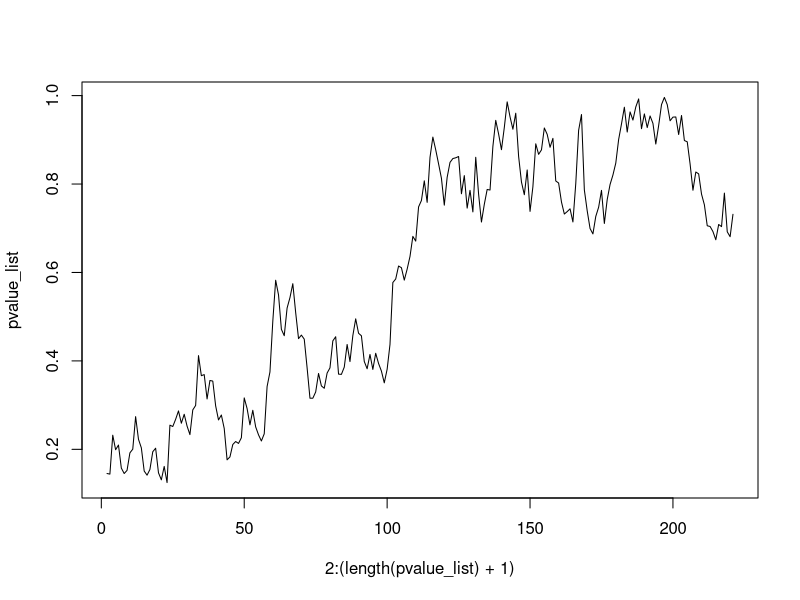
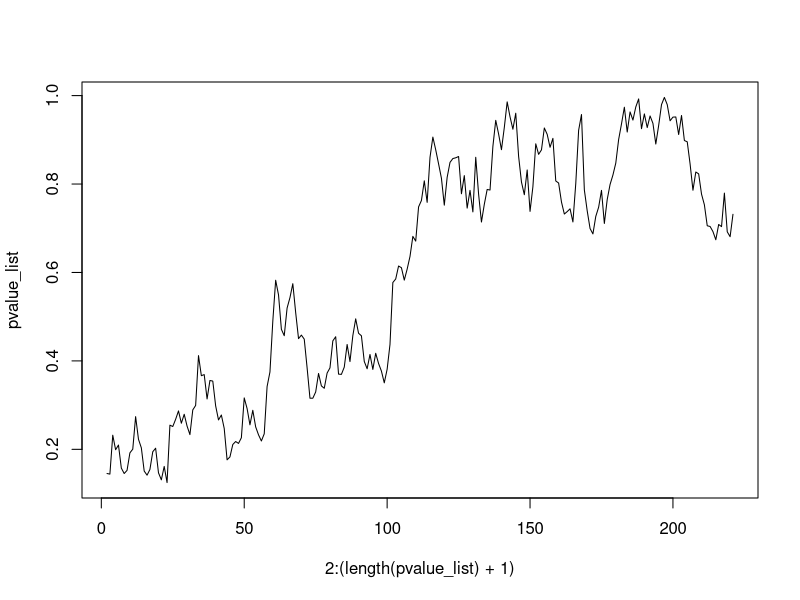
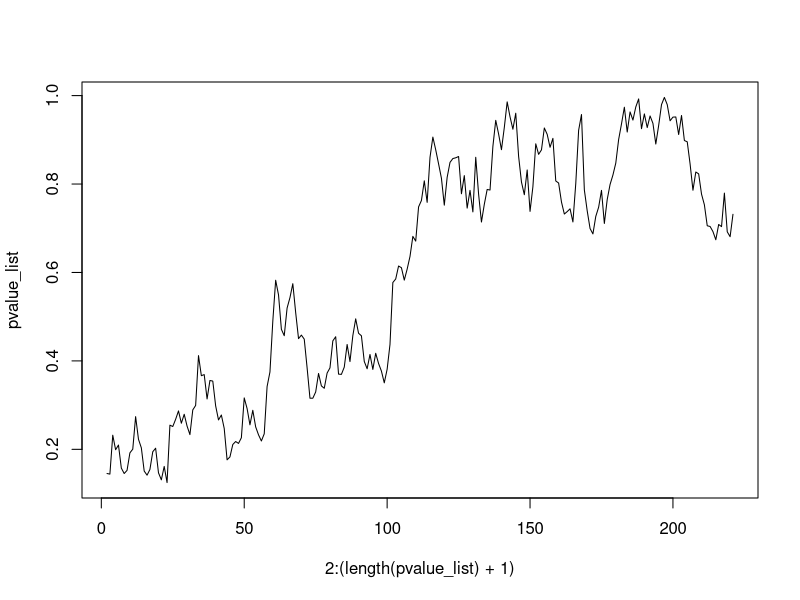
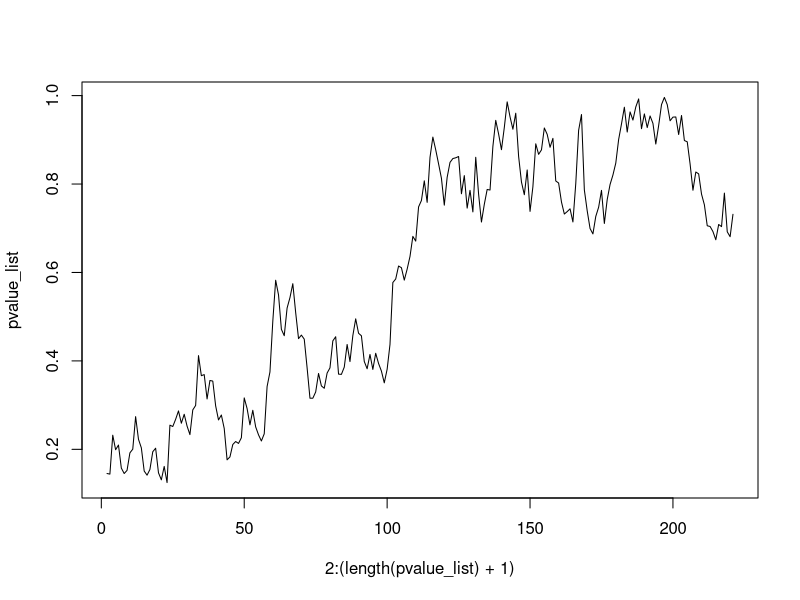
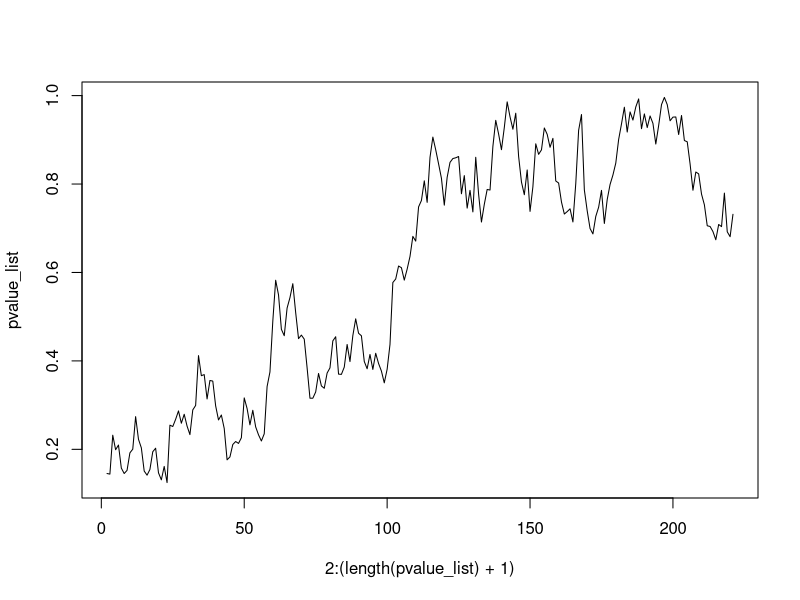
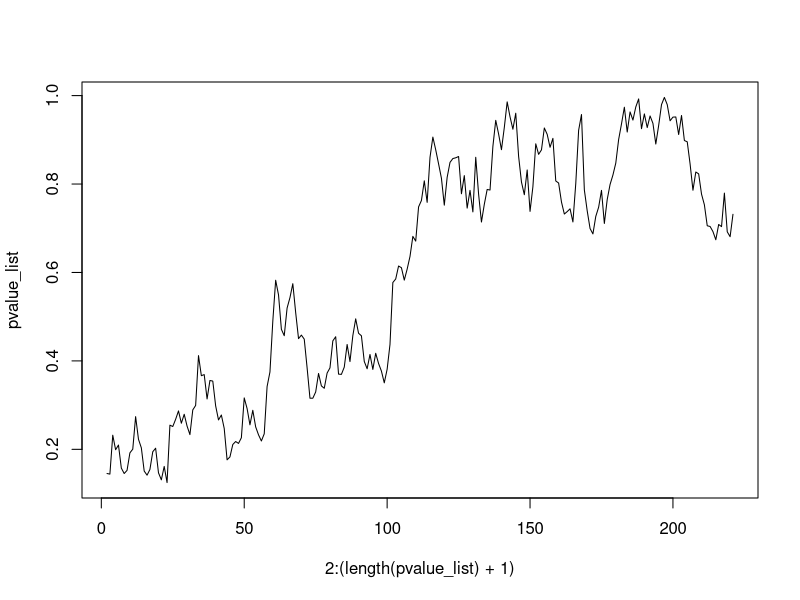
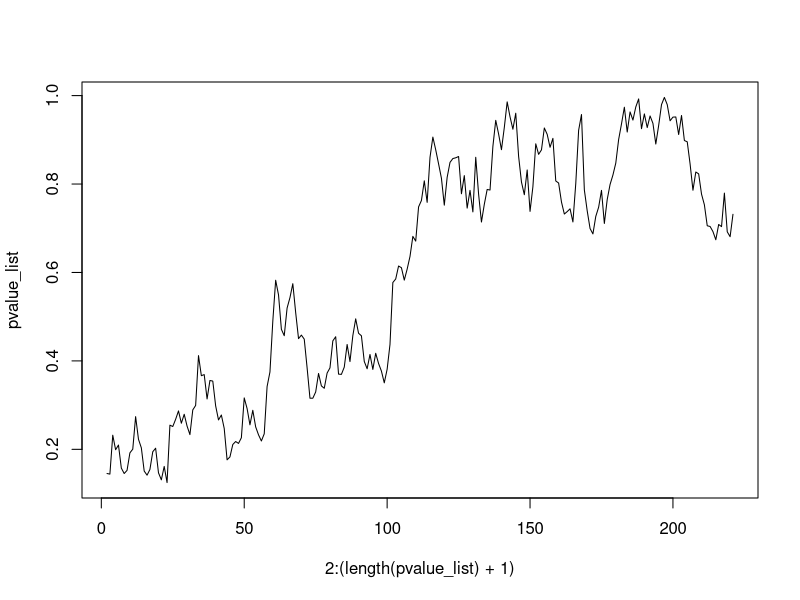
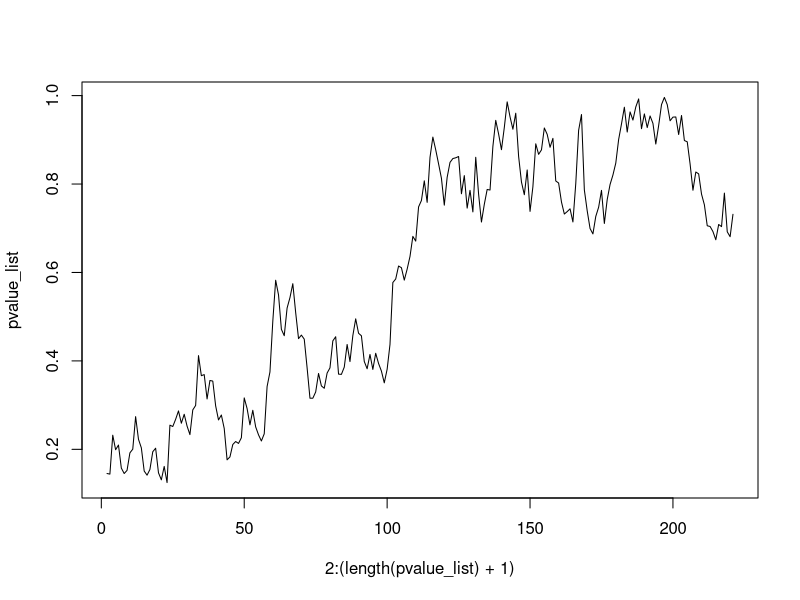

Recreate these plots in R, in order. (Note: a time limit stopped this script after it produced the figures.)

timestep <- 0
while (timestep != 10000){ 
  # first plot code
  # questionable practice
  # vector to store the p values
  pvalue_list <- c()
  
  # set seed
  set.seed(1)
  max_sample <- 300 #maximum size of sample per population
  min_sample <- 80  #starting sample must be practical so lets say we pull 80 people per population
  # vector with the heights
  height_nl <- rnorm(min_sample, 177, 10) #the std for nl/mne is 9.7cm rounded up to 10cm
  height_mne <- rnorm(min_sample, 177, 10) #the mean for nl is 177.1cm and for mne is 176.6 so rounded for both is 177cm
    
    # loop infinitely
    repeat {
      # add a new test result every loop
      height_nl <- append(height_nl, rnorm(1, 177, 10))
      height_mne <- append(height_mne, rnorm(1, 177, 10))
      
      
      # perform the t-test
      out <- t.test(height_nl, height_mne)
      # append current p value to pvalue_list
      pvalue_list <- append(pvalue_list, out$p.value)
      # if the p value is under 0.05 stop the test
      if ((out$p.value < 0.05)||(length(height_mne) == max_sample)) {
        break
      }
    }
  
  # plot the p values
  plot(2:(length(pvalue_list)+1), pvalue_list, type = "l")
  timestep <- timestep + 1
}
  
  
  
  
title(main = "Sequential tests", sub = "Sub-title",
      xlab = "X axis", ylab = "Y axis",
      cex.main = 2,   font.main= 4, col.main= "red",
      cex.sub = 0.75, font.sub = 3, col.sub = "green",
      col.lab ="darkblue"
)
abline(h=0.05, col = "red", lty=2) #setting the p-value boundary








# second plot code
# showing the first plot is wrong
# vector to store the p values
pvalue_list <- c()

# set seed
set.seed(1)

# vector with the heights
height_nl <- rnorm(1, 177, 10)
height_mne <- rnorm(1, 177, 10)

# loop infinitely
for (i in 1:6000) {
  # add a new test result every loop
  height_nl <- append(height_nl, rnorm(1, 177, 10))
  height_mne <- append(height_mne, rnorm(1, 177, 10))
  
  # perform the t-test
  out <- t.test(height_nl, height_mne)
  # append current p value to pvalue_list
  pvalue_list <- append(pvalue_list, out$p.value)
}

# plot the p values
plot(2:(length(pvalue_list)+1), pvalue_list, type = "l")
abline(h=0.05, col = "red", lty=2) #setting the p-value boundary

#third plot code
#sequential testing and rounding down p-values

# set seed
set.seed(1)

pvalue_list <- c()
# vector with the heights
height_nl <- rnorm(1, 177, 10) #the std for nl/mne is 9.7cm rounded up to 10cm
height_mne <- rnorm(1, 177, 10) #the mean for nl is 177.1cm and for mne is 176.6 so rounded for both is 177cm

# loop infinitely
repeat {
  # add a new test result every loop
  height_nl <- append(height_nl, rnorm(1, 177, 10))
  height_mne <- append(height_mne, rnorm(1, 177, 10))
  
  # perform the t-test
  out <- t.test(height_nl, height_mne)
  round_out <- floor(out$p.value * 10)/ 10 #rounds down the p-values of out
  # append current p value to pvalue_list
  pvalue_list <- append(pvalue_list,round_out)
  # if the p value is under 0.05 stop the test
  if (round_out < 0.05){
    break
  }
}
# plot the p values
plot(2:(length(pvalue_list)+1), pvalue_list, type = "l")
abline(h=0.05, col = "red", lty=2) #setting the p-value boundary


#fourth plot code
#Type one error rate of only sequential testing

# set seed
set.seed(1)

# to toggle the rounding down QRP on(TRUE) or off(FALSE)
roundingdown <- TRUE

# init basic vars
samplesize <-1000
type_one_error_rate <- c()
amount_of_sequence_tests <- c()

#for amount of sequence tests
for (g in seq(1, 10000, 100) ){
  #init counters
  type_one_error_counter <- 0
  good_test_counter <- 0
  amount_of_sequence_tests <- append(amount_of_sequence_tests,g)
  
  # loop for amount of tests
  for (i in 1:g){
    
    # vector with the heights
    height_nl <- rnorm(1, 177, 10) #the std for nl/mne is 9.7cm rounded up to 10cm
    height_mne <- rnorm(1, 177, 10) #the mean for nl is 177.1cm and for mne is 176.6 so rounded for both is 177cm
    
    # loop for sample size
    for (i in 1:samplesize) {
      # add a new test result every loop
      height_nl <- append(height_nl, rnorm(1, 177, 10))
      height_mne <- append(height_mne, rnorm(1, 177, 10))
      
      # perform the t-test
      out <- t.test(height_nl, height_mne)
      if (roundingdown) {
        round_out <- floor(out$p.value * 10)/ 10 #rounds down the p-values of out
        # if the p value is under 0.05 stop the test
        if (round_out < 0.05){
          type_one_error_counter <- type_one_error_counter + 1
          break
        }
        else if (i == samplesize){
          good_test_counter <- good_test_counter + 1
        }
      }
      # if the p value is under 0.05 stop the test
      else if (out$p.value<0.5){
        type_one_error_counter <- type_one_error_counter + 1
        break
      }
      else if (i == samplesize){
        good_test_counter <- good_test_counter + 1
      }
    }
    
  }
  #calculate error_rate
  error_rate <- type_one_error_counter/(type_one_error_counter+good_test_counter)
  # append type one error rate to the list
  type_one_error_rate <- append(type_one_error_rate,error_rate)
}

# plot the type one error rates
plot(amount_of_sequence_tests, type_one_error_rate, type = "l")
